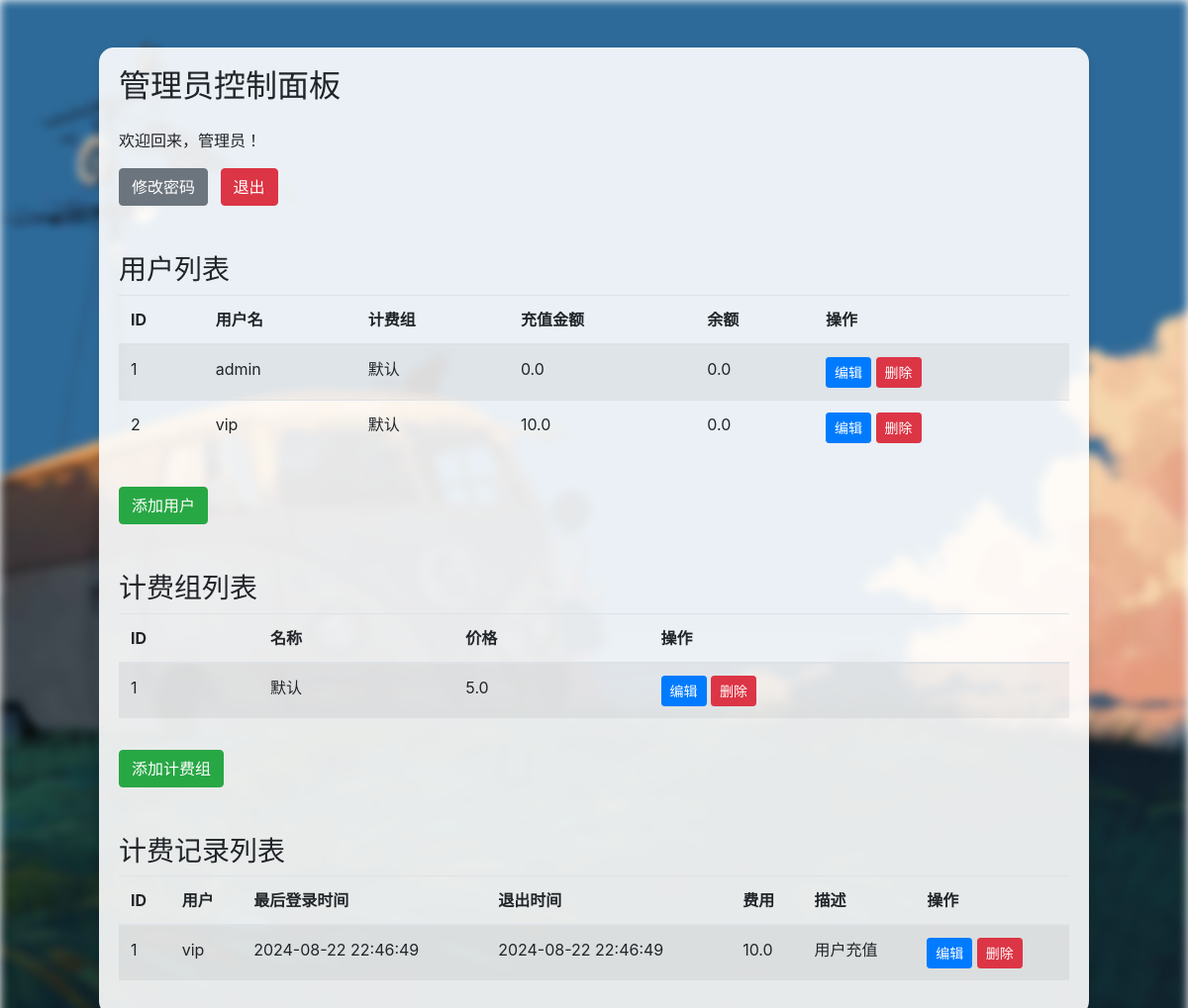
Screenshot of /admin_dashboard (signed in) with the database file from the repository.
### app.py (models this page shows, shortened)
class User(db.Model):
    __tablename__ = 'user'
    id = db.Column(db.Integer, primary_key=True)
    username = db.Column(db.String(80), unique=True, nullable=False)
    password = db.Column(db.String(120), nullable=False)
    is_admin = db.Column(db.Boolean, default=False)
    is_logged = db.Column(db.Boolean, default=False)
    last_login = db.Column(db.DateTime, default=datetime.now())
    billing_group_id = db.Column(db.Integer, db.ForeignKey('billing_group.id'), nullable=False)  # 关联 BillingGroup 模型
    balance = db.Column(db.Float, nullable=False, default=0)
    balance_left = db.Column(db.Float, nullable=False, default=0)
    on_call = db.Column(db.Boolean, default=False)
    is_verified = db.Column(db.Boolean, default=False)
    card_id = db.Column(db.Integer, db.ForeignKey('card.id'), nullable=False, default=0)
    card = db.relationship('Card', backref='users')

class BillingGroup(db.Model):
    __tablename__ = 'billing_group'
    id = db.Column(db.Integer, primary_key=True)
    name = db.Column(db.String(80), unique=True, nullable=False)
    price = db.Column(db.Float, nullable=False)
    users = db.relationship('User', backref='billing_group', lazy=True)

class BillingRecord(db.Model):
    __tablename__ = 'billing_record'
    id = db.Column(db.Integer, primary_key=True)
    user_id = db.Column(db.Integer, db.ForeignKey('user.id'), nullable=False)
    username = db.Column(db.String(80), nullable=False)
    last_login = db.Column(db.DateTime, nullable=False)
    logout_time = db.Column(db.DateTime)  # 下机时间
    fee = db.Column(db.Float, nullable=False)
    description = db.Column(db.String, nullable=False)
    billing_group_id = db.Column(db.Integer, db.ForeignKey('billing_group.id'), nullable=False)
    billing_group = db.relationship('BillingGroup', backref=db.backref('billing_records', lazy=True))
    user = db.relationship('User', backref=db.backref('billing_records', lazy=True))

### app.py (the view)
@app.route('/admin_dashboard')
def admin_dashboard():
    if not session.get('logged_in') or not session.get('is_admin'):
        return redirect(url_for('index'))
    users = User.query.all()  # 获取所有用户
    billing_groups = BillingGroup.query.all()  # 获取所有计费组
    billing_records = BillingRecord.query.all()  # 获取所有计费记录
    calling_users = [user for user in users if user.on_call]
    return render_template('admin_dashboard.html', users=users, billing_groups=billing_groups,
                           billing_records=billing_records, calling_users=calling_users)

### templates/admin_dashboard.html (shortened to what this page needs)
<!DOCTYPE html>
<html>
<head>
    <link rel="stylesheet" href="https://cdn.jsdelivr.net/npm/bootstrap@4.6.2/dist/css/bootstrap.min.css">
        <div class="bg">
        </div>
</head>
<body>
    <div class="container mt-5">
        <div class="admin-panel">
            <div class="row">
                <div class="col-md-12">
                    <h2 class="mb-4">管理员控制面板</h2>
                    <p>欢迎回来，管理员！</p>
                    <a href="/admin_change_password" class="btn btn-secondary mr-2">修改密码</a>
                    <a href="/logout" class="btn btn-danger">退出</a>
                    <h3 class="mt-5">用户列表</h3>
                    <table class="table table-striped">
                        <thead>
                            <tr>
                                <th>ID</th>
                                <th>用户名</th>
                                <th>计费组</th>
                                <th>充值金额</th>
                                <th>余额</th>
                                <th>操作</th>
                            </tr>
                        </thead>
                        <tbody>
                            {% for user in users %}
                            <tr>
                                <td>{{ user.id }}</td>
                                <td>{{ user.username }}</td>
                                <td>{{ user.billing_group.name }}</td>
                                <td>{{ user.balance }}</td>
                                <td>{{ user.balance_left }}</td>
                                <td>
                                    <a href="/edit_user/{{ user.id }}" class="btn btn-sm btn-primary">编辑</a>
                                    <a href="/delete_user/{{ user.id }}" class="btn btn-sm btn-danger">删除</a>
                                </td>
                            </tr>
                            {% endfor %}
                        </tbody>
                    </table>
                    <a href="/add_user" class="btn btn-success mt-3">添加用户</a>
                    <h3 class="mt-5">计费组列表</h3>
                    <table class="table table-striped">
                        <thead>
                            <tr>
                                <th>ID</th>
                                <th>名称</th>
                                <th>价格</th>
                                <th>操作</th>
                            </tr>
                        </thead>
                        <tbody>
                            {% for billing_group in billing_groups %}
                            <tr>
                                <td>{{ billing_group.id }}</td>
                                <td>{{ billing_group.name }}</td>
                                <td>{{ billing_group.price }}</td>
                                <td>
                                    <a href="/edit_billing_group/{{ billing_group.id }}" class="btn btn-sm btn-primary">编辑</a>
                                    <a href="/delete_billing_group/{{ billing_group.id }}" class="btn btn-sm btn-danger">删除</a>
                                </td>
                            </tr>
                            {% endfor %}
                        </tbody>
                    </table>
                    <a href="/add_billing_group" class="btn btn-success mt-3">添加计费组</a>
                    <h3 class="mt-5">计费记录列表</h3>
                    <table class="table table-striped">
                        <thead>
                            <tr>
                                <th>ID</th>
                                <th>用户</th>
                                <th>最后登录时间</th>
                                <th>退出时间</th>
                                <th>费用</th>
                                <th>描述</th>
                                <th>操作</th>
                            </tr>
                        </thead>
                        <tbody>
                            {% for billing_record in billing_records %}
                            <tr>
                                <td>{{ billing_record.id }}</td>
                                <td>{{ billing_record.user.username }}</td>
                                <td>{{ billing_record.last_login.strftime('%Y-%m-%d %H:%M:%S') }}</td>
                                <td>{% if billing_record.logout_time %}{{ billing_record.logout_time.strftime('%Y-%m-%d %H:%M:%S') }}{% endif %}</td>
                                <td>{{ billing_record.fee }}</td>
                                <td>{{ billing_record.description }}</td>
                                <td>
                                    <a href="/edit_billing_record/{{ billing_record.id }}" class="btn btn-sm btn-primary">编辑</a>
                                    <a href="/delete_billing_record/{{ billing_record.id }}" class="btn btn-sm btn-danger">删除</a>
                                </td>
                            </tr>
                            {% endfor %}
                        </tbody>
                    </table>
                </div>
            </div>
        </div>
    </div>
</body>
</html>

### templates/admin_dashboard.html (style rules this page uses)
.bg { position: fixed; top: 0; left: 0; width: 100%; height: 100%; overflow: hidden; z-index: -1; }
.admin-panel { background-color: rgba(255, 255, 255, 0.9); padding: 20px; border-radius: 15px; box-shadow: 0 4px 8px rgba(0,0,0,0.1); margin: 20px auto; max-width: 1000px; }

### rows the page displays
User: id "1", username "admin", billing_group.name "默认", balance "0.0", balance_left "0.0"
User: id "2", username "vip", billing_group.name "默认", balance "10.0", balance_left "0.0"
BillingGroup: id "1", name "默认", price "5.0"
BillingRecord: id "1", user.username "vip", last_login "2024-08-22 22:46:49", logout_time "2024-08-22 22:46:49", fee "10.0", description "用户充值"
